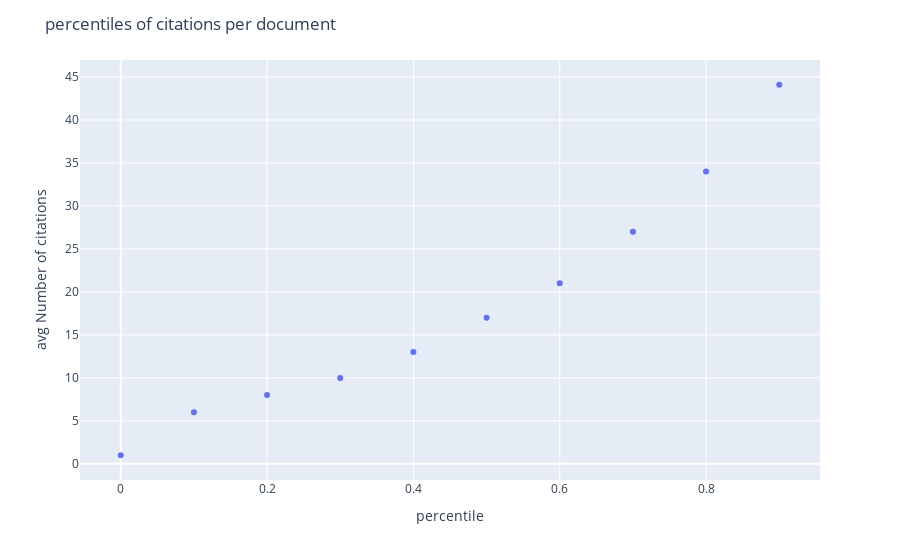

The notebook cell this image was saved under:
### Code cell
# percentiles
percentiles = [i/10 for i in range(0, 10)]
citations_per_percentile = df['num_citations'].quantile(percentiles)
# create the same scatter plot in plotly
fig = px.scatter(x=percentiles, y=citations_per_percentile, labels={"x": "percentile", "y": "avg Number of citations"})
title = "percentiles of citations per document"
fig.update_layout(title_text=title)
fig.update_xaxes(title_text="percentile")
fig.update_yaxes(title_text="avg Number of citations")
fig.show()
figures.append(fig)

### Figure 1 — Plotly figure (JSON) as saved in the notebook; plotly's stock layout.template omitted (floating-point values rounded to 4 significant figures)
{"data": [{"hovertemplate": "percentile=%{x}<br>avg Number of citations=%{y}<extra></extra>", "legendgroup": "", "marker": {"color": "#636efa", "symbol": "circle"}, "mode": "markers", "name": "", "orientation": "v", "showlegend": false, "type": "scatter", "x": [0, 0.1, 0.2, 0.3, 0.4, 0.5, 0.6, 0.7, 0.8, 0.9], "xaxis": "x", "y": [1, 6, 8, 10, 13, 17, 21, 27, 34, 44.1], "yaxis": "y"}], "layout": {"legend": {"tracegroupgap": 0}, "margin": {"t": 60}, "title": {"text": "percentiles of citations per document"}, "xaxis": {"anchor": "y", "domain": [0, 1], "title": {"text": "percentile"}}, "yaxis": {"anchor": "x", "domain": [0, 1], "title": {"text": "avg Number of citations"}}}}
